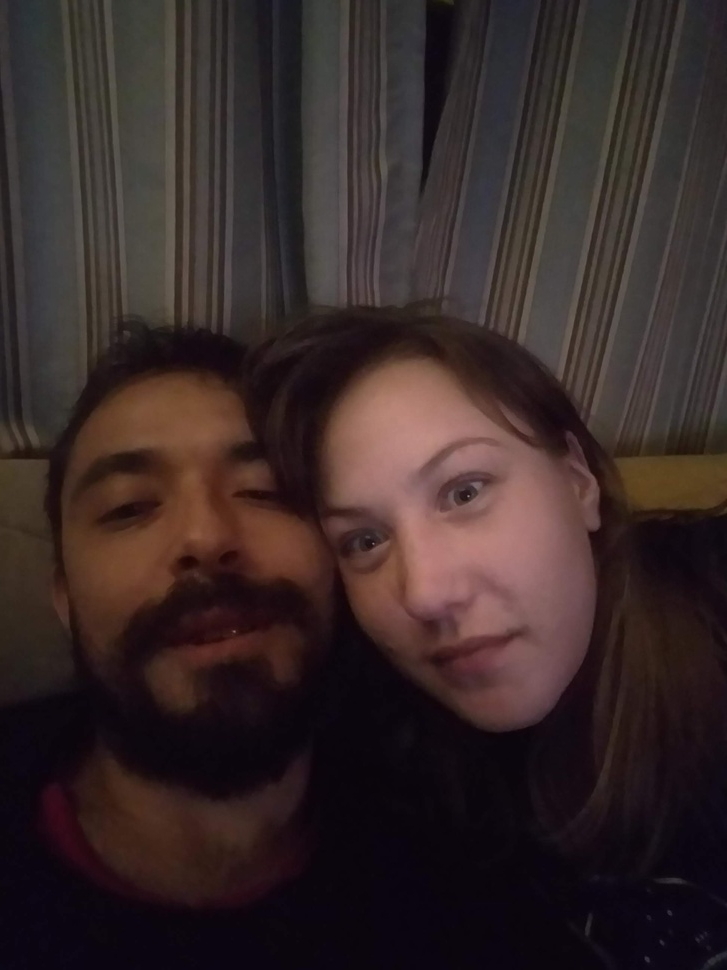
#> input picture rembrant.jpg, 727 x 970 px, shrunk from 1944 x 2592 before the run
$ python 'fft practice.py'
#> lines starting #> are read from the running program, lines starting #| are printed output that depends on the picture
import cv2
import numpy as np
from matplotlib import pyplot as plt


img = cv2.imread('rembrant.jpg',0)
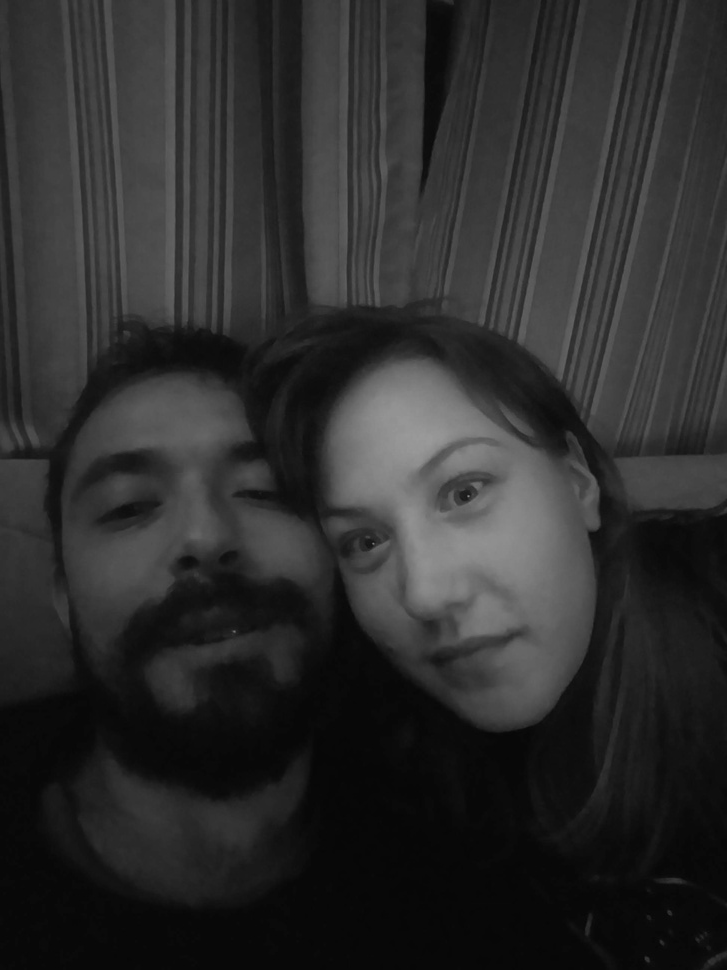
#> img: shape (970, 727); min 6, max 155, mean 44.8
f = np.fft.fft2(img)
fshift = np.fft.fftshift(f)
magnitude_spectrum = 20*np.log(np.abs(fshift))
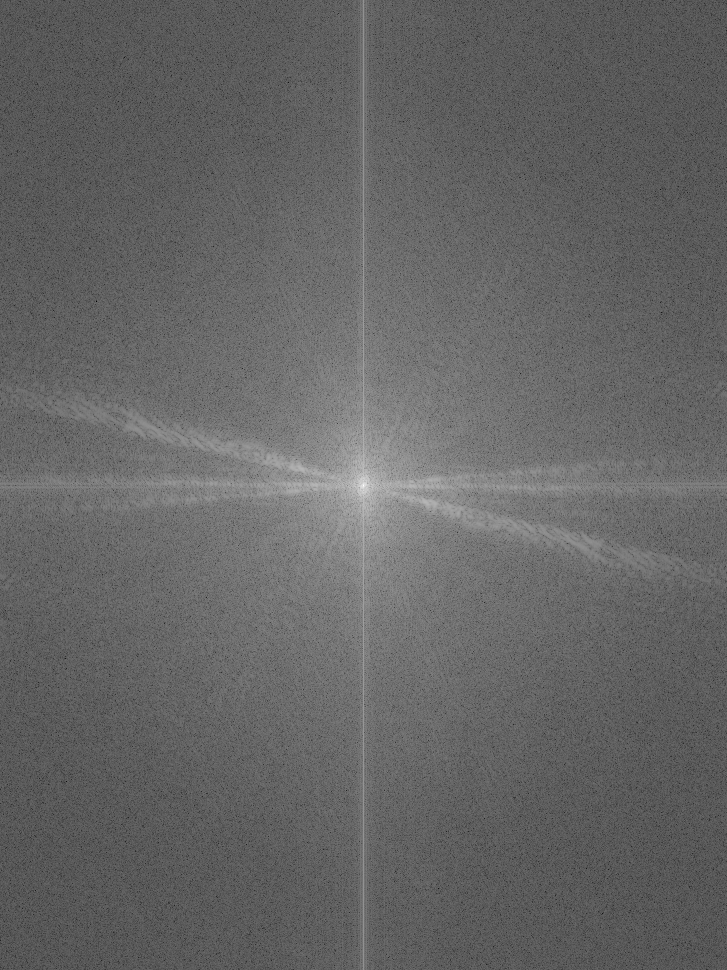
#> magnitude_spectrum: shape (970, 727) float64; min -16.81, max 345.4, mean 127.2; drawn with min black and max white

plt.subplot(121)
#lum_img = img[:,:,0]    # [m,n,rgb] m = rows, n = columns
plt.imshow(img)

#plt.imshow(img, cmap = 'gray')
plt.title('Input Image'), plt.xticks([]), plt.yticks([])
plt.subplot(122),plt.imshow(magnitude_spectrum, cmap = 'gray')
plt.title('Magnitude Spectrum'), plt.xticks([]), plt.yticks([])
#plt.show()

rows, cols = img.shape
#> rows = 970; cols = 727
crow,ccol = rows/2 , cols/2
#> crow = 485; ccol = 363.5
crow = int(crow)
ccol = int(ccol)
#> ccol = 363
fshift[crow-20:crow+20, ccol-20:ccol+20] = 0
f_ishift = np.fft.ifftshift(fshift)
img_back = np.fft.ifft2(f_ishift)
img_back = np.abs(img_back)
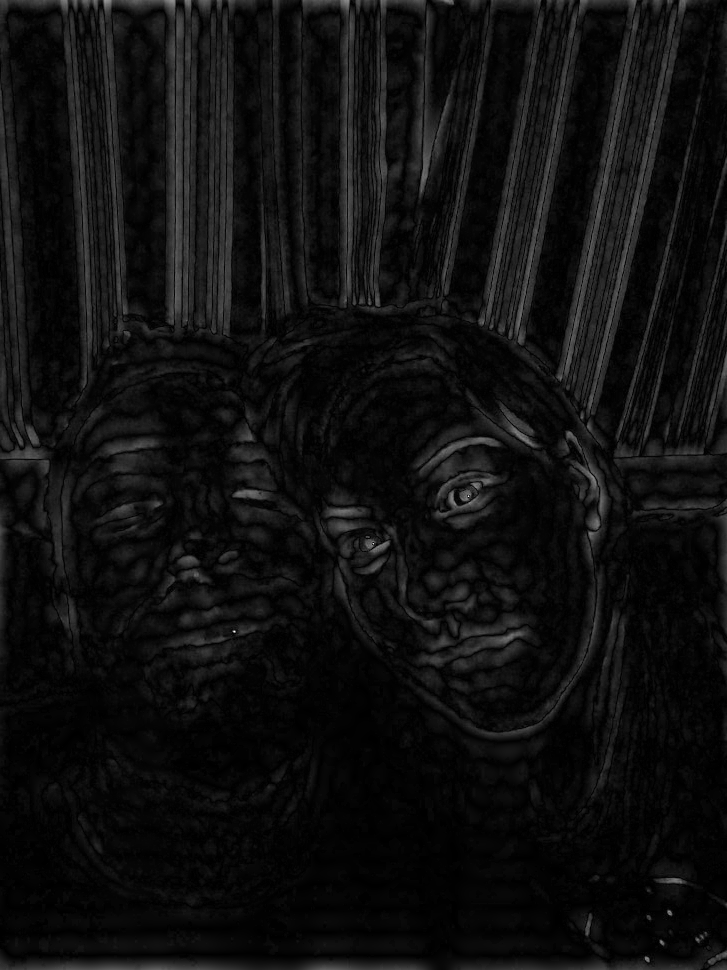
#> img_back: shape (970, 727) float64; min 0.00118, max 75.15, mean 4.7; drawn with min black and max white

plt.subplot(131),plt.imshow(img, cmap = 'gray')
plt.title('Input Image'), plt.xticks([]), plt.yticks([])
plt.subplot(132),plt.imshow(img_back, cmap = 'gray')
plt.title('Image after HPF'), plt.xticks([]), plt.yticks([])
plt.subplot(133),plt.imshow(img_back)
plt.title('Result in JET'), plt.xticks([]), plt.yticks([])

plt.show()
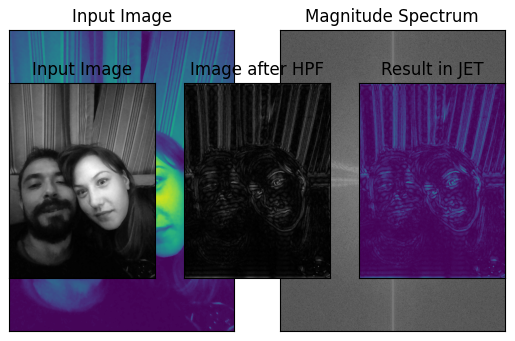
#> figure drawn by matplotlib, 5 panels
